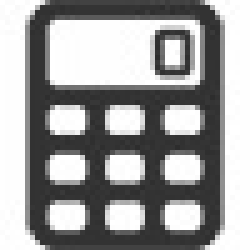
#> input picture cal.jpg, 50 x 50 px, given in place of the camera (shown 5 times larger)
$ python GetwebcamVideo.py   (older library calls are emulated)
#> lines starting #> are read from the running program, lines starting #| are printed output that depends on the picture; after the words box and inside, x2 and y2 are one past the last pixel; in counts of white or black regions, pixels touching at a corner belong together
import numpy as np
import cv2

#create a VideoCapture object
cap = cv2.VideoCapture(0)

# [4 lines of commented-out code are left out]


while(True):
    # Capture frame-by-frame
    ret, frame = cap.read()
#> frame is the input picture: shape (50, 50, 3); min 44, max 255, mean 157.9
    # Our operations on the frame come here
    gray = cv2.cvtColor(frame, cv2.COLOR_BGR2GRAY)
    # Display the resulting frame

    ret, thresh = cv2.threshold(gray, 70, 255, 0)
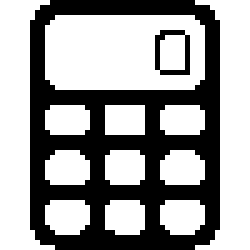
#> thresh: shape (50, 50) (shown 5 times larger); 61.9% white; 2 black regions
    _, contours, hierarchy = cv2.findContours(thresh, 1, 2)
#> contours = 14 contours; largest, box (x1, y1, x2, y2) and area: (9, 3, 41, 18) 426, (39, 0, 50, 50) 256, (0, 0, 11, 50) 256, (32, 40, 41, 47) 43, (9, 40, 18, 47) 43
    cv2.drawContours(gray, contours, -1, (0, 255, 0), 3)
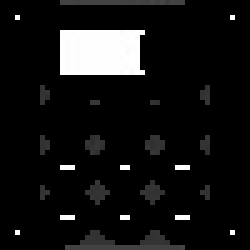
#> gray: shape (50, 50) (shown 5 times larger); min 0, max 255, mean 20.4
    #drawcal(400,100,'7',frame)

    cv2.imshow('original',frame)
    cv2.imshow('contour',gray)
    cv2.imshow('mask',thresh)

    if cv2.waitKey(1) & 0xFF == ord('q'):
#> (key q is pressed here)
        break

# When everything done, release the capture
#cap.release()
cv2.destroyAllWindows()
